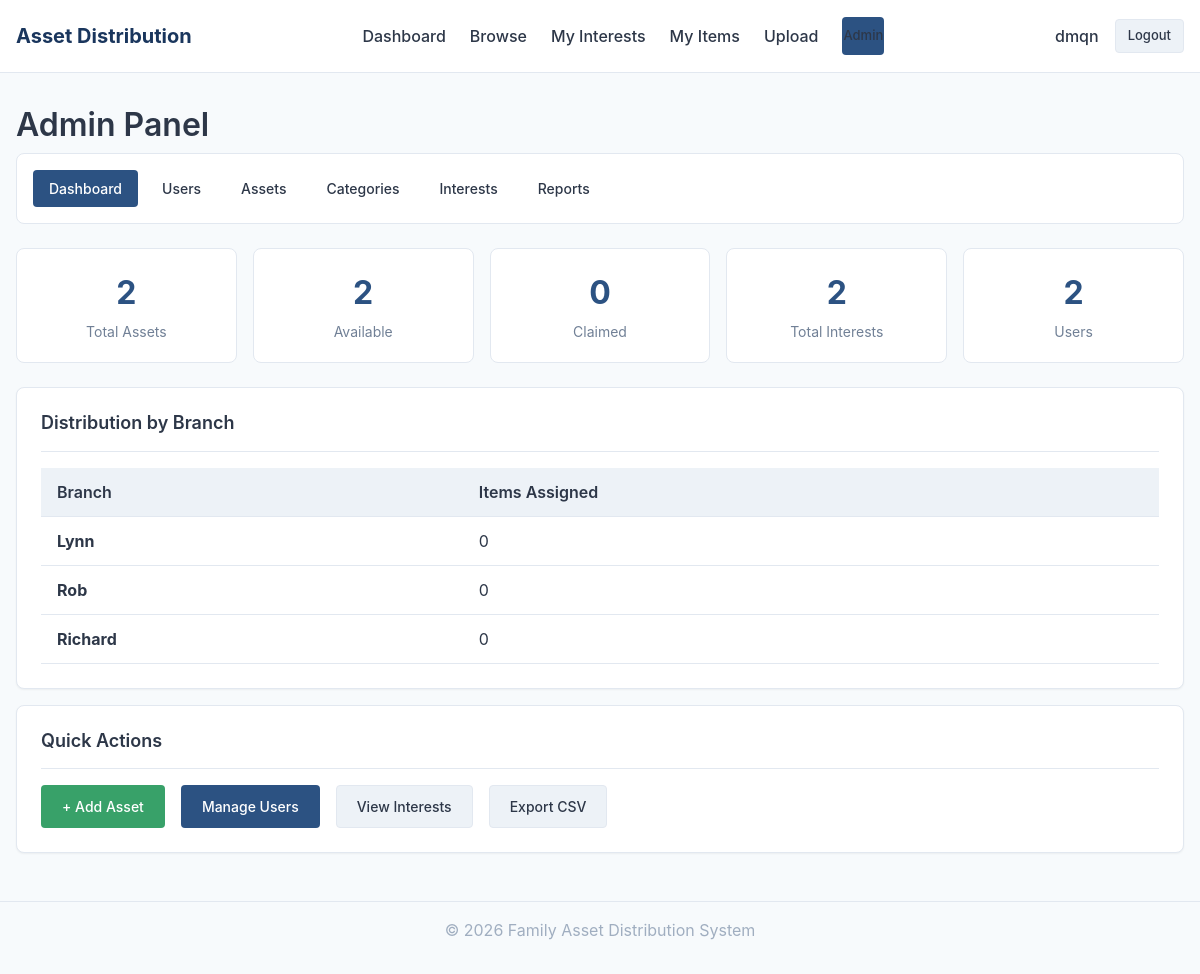
Page /admin-panel/ (signed in) on the committed database.
### core/models.py (models this page shows, shortened)
class Branch(models.Model):
    name = models.CharField(max_length=50)
    code = models.CharField(max_length=1, unique=True)
    display_order = models.IntegerField(default=0)
    class Meta:
        ordering = ['display_order']
        verbose_name_plural = 'Branches'

### core/views.py (the view)
# urls.py: path('admin-panel/', views.admin_panel_view, name='admin_panel'),
@admin_required
def admin_panel_view(request):
    branch_stats = []
    for branch in Branch.objects.all():
        count = Asset.objects.filter(assigned_to__profile__branch=branch).count()
        branch_stats.append({'branch': branch, 'count': count})
    stats = {
        'total_assets': Asset.objects.count(),
        'available_assets': Asset.objects.filter(status='available').count(),
        'claimed_assets': Asset.objects.filter(status='claimed').count(),
        'total_interests': Interest.objects.count(),
        'total_users': User.objects.count(),
    }
    return render(request, 'admin/panel.html', {
        'stats': stats,
        'branch_stats': branch_stats,
    })

### core/context_processors.py (called while the page is built)
def user_branch(request):
    branch = None
    if getattr(request, 'user', None) and request.user.is_authenticated:
        profile = getattr(request.user, 'profile', None)
        if profile:
            branch = profile.branch
    return {"user_branch": branch}

### core/views.py (called while the page is built)
def admin_required(view_func):
    return user_passes_test(lambda u: u.is_authenticated and u.is_staff, login_url='login')(view_func)

### templates/admin/panel.html (shortened to what this page needs)
{% extends 'base.html' %}
{% block content %}
<h1>Admin Panel</h1>
<nav class="admin-nav">
    <a href="{% url 'admin_panel' %}" class="active">Dashboard</a>
    <a href="{% url 'admin_users' %}">Users</a>
    <a href="{% url 'admin_assets' %}">Assets</a>
    <a href="{% url 'admin_categories' %}">Categories</a>
    <a href="{% url 'admin_interests' %}">Interests</a>
    <a href="{% url 'admin_reports' %}">Reports</a>
</nav>
<div class="stats-grid">
    <div class="stat-card"><div class="stat-value">{{ stats.total_assets }}</div><div class="stat-label">Total Assets</div></div>
    <div class="stat-card"><div class="stat-value">{{ stats.available_assets }}</div><div class="stat-label">Available</div></div>
    <div class="stat-card"><div class="stat-value">{{ stats.claimed_assets }}</div><div class="stat-label">Claimed</div></div>
    <div class="stat-card"><div class="stat-value">{{ stats.total_interests }}</div><div class="stat-label">Total Interests</div></div>
    <div class="stat-card"><div class="stat-value">{{ stats.total_users }}</div><div class="stat-label">Users</div></div>
</div>
<div class="card">
    <div class="card-header"><h3 class="card-title">Distribution by Branch</h3></div>
    <table class="table">
        <thead><tr><th>Branch</th><th>Items Assigned</th></tr></thead>
        <tbody>
            {% for row in branch_stats %}
            <tr><td><strong>{{ row.branch.name }}</strong></td><td>{{ row.count }}</td></tr>
            {% endfor %}
        </tbody>
    </table>
</div>
<div class="card">
    <div class="card-header"><h3 class="card-title">Quick Actions</h3></div>
    <div class="flex flex-wrap gap-2">
        <a href="{% url 'admin_add_asset' %}" class="btn btn-success">+ Add Asset</a>
        <a href="{% url 'admin_users' %}" class="btn btn-primary">Manage Users</a>
        <a href="{% url 'admin_interests' %}" class="btn btn-secondary">View Interests</a>
        <a href="{% url 'admin_export_csv' %}" class="btn btn-secondary">Export CSV</a>
    </div>
</div>
{% endblock %}

### templates/base.html (shortened to what this page needs)
{% load static %}
<!DOCTYPE html>
<html lang="en">
<head>
    <link rel="stylesheet" href="{% static 'css/style.css' %}">
</head>
<body>
    <div class="page-wrapper">
        {% if user.is_authenticated %}
        <header class="header">
            <div class="container">
                <div class="header-inner">
                    <a href="{% url 'dashboard' %}" class="logo">Asset Distribution</a>
                    <nav class="nav">
                        <a href="{% url 'dashboard' %}" {% if request.resolver_match.url_name == 'dashboard' %}class="active"{% endif %}>Dashboard</a>
                        <a href="{% url 'browse_assets' %}" {% if request.resolver_match.url_name == 'browse_assets' %}class="active"{% endif %}>Browse</a>
                        <a href="{% url 'my_interests' %}" {% if request.resolver_match.url_name == 'my_interests' %}class="active"{% endif %}>My Interests</a>
                        <a href="{% url 'my_items' %}" {% if request.resolver_match.url_name == 'my_items' %}class="active"{% endif %}>My Items</a>
                        <a href="{% url 'upload_asset' %}" {% if request.resolver_match.url_name == 'upload_asset' %}class="active"{% endif %}>Upload</a>
                        {% if user.is_staff %}<a href="{% url 'admin_panel' %}" class="btn btn-sm btn-primary">Admin</a>{% endif %}
                    </nav>
                    <div class="user-info">
                        <span><strong class="user-name">{{ user.username }}</strong>{% if user_branch %} <span class="text-muted">({{ user_branch.name }})</span>{% endif %}</span>
                        <a href="{% url 'logout' %}" class="btn btn-sm btn-secondary">Logout</a>
                    </div>
                </div>
            </div>
        </header>
        {% endif %}
        <main class="main-content">
            <div class="container">
                {% block content %}{% endblock %}
            </div>
        </main>
        <footer style="padding: 1rem 0; text-align: center; color: var(--color-text-muted); border-top: 1px solid var(--color-border);">
            <div class="container"><p>&copy; 2026 Family Asset Distribution System</p></div>
        </footer>
    </div>
</body>
</html>

### static/css/style.css (style rules this page uses)
:root { --color-primary: #2c5282; --color-primary-dark: #1a365d; --color-primary-light: #4299e1; --color-secondary: #718096; --color-success: #38a169; --color-warning: #d69e2e; --color-danger: #e53e3e; --color-info: #3182ce; --color-bg: #f7fafc; --color-bg-white: #ffffff; --color-bg-light: #edf2f7; --color-bg-dark: #e2e8f0; --color-text: #2d3748; --color-text-light: #718096; --color-text-muted: #a0aec0; --color-border: #e2e8f0; --color-border-dark: #cbd5e0; --shadow-sm: 0 1px 2px 0 rgba(0, 0, 0, 0.05); --shadow-md: 0 4px 6px -1px rgba(0, 0, 0, 0.1); --shadow-lg: 0 10px 15px -3px rgba(0, 0, 0, 0.1); --radius-sm: 4px; --radius-md: 8px; --radius-lg: 12px; --font-family: -apple-system, BlinkMacSystemFont, 'Segoe UI', Roboto, 'Helvetica Neue', Arial, sans-serif; }
*, *::before, *::after { box-sizing: border-box; margin: 0; padding: 0; }
html { font-size: 16px; line-height: 1.5; }
body { font-family: var(--font-family); background-color: var(--color-bg); color: var(--color-text); min-height: 100vh; }
a { color: var(--color-primary); text-decoration: none; }
h1, h2, h3, h4, h5, h6 { font-weight: 600; line-height: 1.25; margin-bottom: 0.5rem; }
h1 { font-size: 2rem; }
h3 { font-size: 1.25rem; }
p { margin-bottom: 1rem; }
.container { max-width: 1200px; margin: 0 auto; padding: 0 1rem; }
.page-wrapper { min-height: 100vh; display: flex; flex-direction: column; }
.main-content { flex: 1; padding: 2rem 0; }
.header { background-color: var(--color-bg-white); border-bottom: 1px solid var(--color-border); padding: 1rem 0; position: sticky; top: 0; z-index: 100; }
.header-inner { display: flex; justify-content: space-between; align-items: center; }
.logo { font-size: 1.25rem; font-weight: 700; color: var(--color-primary-dark); }
.nav { display: flex; gap: 1.5rem; align-items: center; }
.nav a { color: var(--color-text); font-weight: 500; padding: 0.5rem 0; }
.user-info { display: flex; align-items: center; gap: 1rem; color: var(--color-text-light); }
.user-name { font-weight: 500; color: var(--color-text); }
.card { background-color: var(--color-bg-white); border: 1px solid var(--color-border); border-radius: var(--radius-md); padding: 1.5rem; margin-bottom: 1rem; box-shadow: var(--shadow-sm); }
.card-header { display: flex; justify-content: space-between; align-items: center; margin-bottom: 1rem; padding-bottom: 1rem; border-bottom: 1px solid var(--color-border); }
.card-title { font-size: 1.125rem; font-weight: 600; margin: 0; }
.btn { display: inline-flex; align-items: center; justify-content: center; padding: 0.625rem 1.25rem; font-size: 0.875rem; font-weight: 500; border-radius: var(--radius-sm); border: 1px solid transparent; cursor: pointer; transition: all 0.15s ease; text-decoration: none; gap: 0.5rem; }
.btn-primary { background-color: var(--color-primary); color: white; }
.btn-secondary { background-color: var(--color-bg-light); color: var(--color-text); border-color: var(--color-border); }
.btn-success { background-color: var(--color-success); color: white; }
.btn-sm { padding: 0.375rem 0.75rem; font-size: 0.8125rem; }
.table { width: 100%; border-collapse: collapse; background-color: var(--color-bg-white); }
.table th, .table td { padding: 0.75rem 1rem; text-align: left; border-bottom: 1px solid var(--color-border); }
.table th { font-weight: 600; background-color: var(--color-bg-light); color: var(--color-text); }
.stats-grid { display: grid; grid-template-columns: repeat(auto-fit, minmax(150px, 1fr)); gap: 1rem; margin-bottom: 1.5rem; }
.stat-card { background-color: var(--color-bg-white); border: 1px solid var(--color-border); border-radius: var(--radius-md); padding: 1.25rem; text-align: center; }
.stat-value { font-size: 2rem; font-weight: 700; color: var(--color-primary); }
.stat-label { font-size: 0.875rem; color: var(--color-text-light); margin-top: 0.25rem; }
.admin-nav { display: flex; flex-wrap: wrap; gap: 0.5rem; margin-bottom: 1.5rem; padding: 1rem; background-color: var(--color-bg-white); border: 1px solid var(--color-border); border-radius: var(--radius-md); }
.admin-nav a { padding: 0.5rem 1rem; border-radius: var(--radius-sm); color: var(--color-text); font-weight: 500; font-size: 0.875rem; }
.admin-nav a.active { background-color: var(--color-primary); color: white; }
.flex { display: flex; }
.flex-wrap { flex-wrap: wrap; }
.gap-2 { gap: 1rem; }

### rows in the picture
Branch: branch.name "Lynn", count "0"
Branch: branch.name "Rob", count "0"
Branch: branch.name "Richard", count "0"

### other values in the picture
{{ user.username }} "dmqn"
{{ stats.total_assets }} "2"
{{ stats.available_assets }} "2"
{{ stats.claimed_assets }} "0"
{{ stats.total_interests }} "2"
{{ stats.total_users }} "2"
